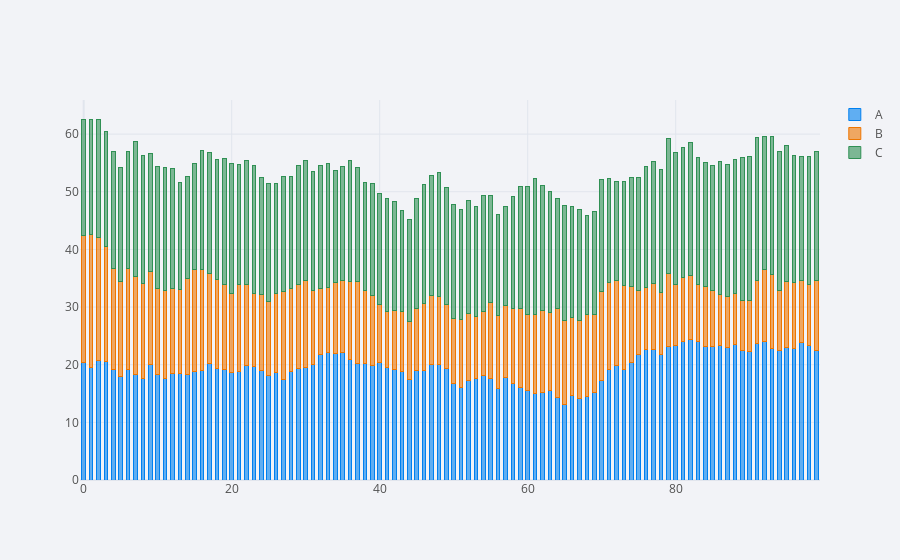

The cell this chart's notebook holds for it:
### Code cell
df.iplot(kind = 'bar', barmode='stack', bargap=0.5)
